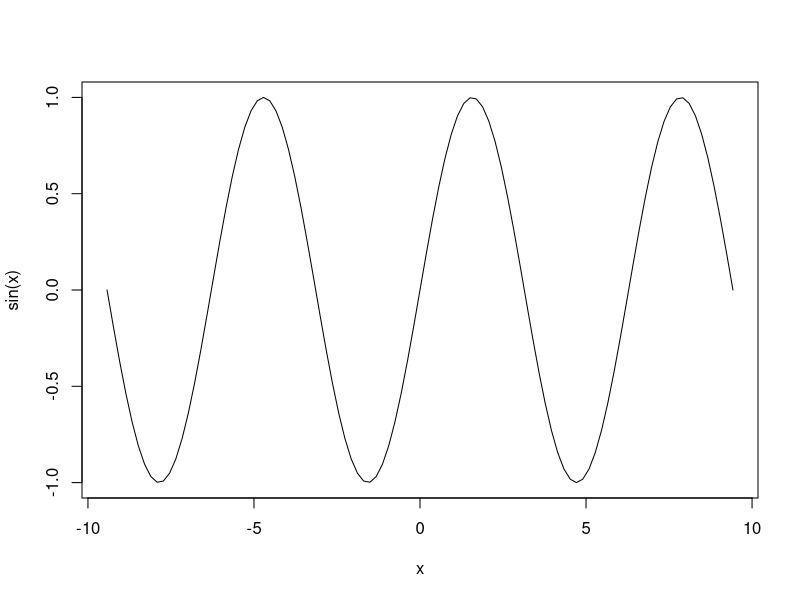
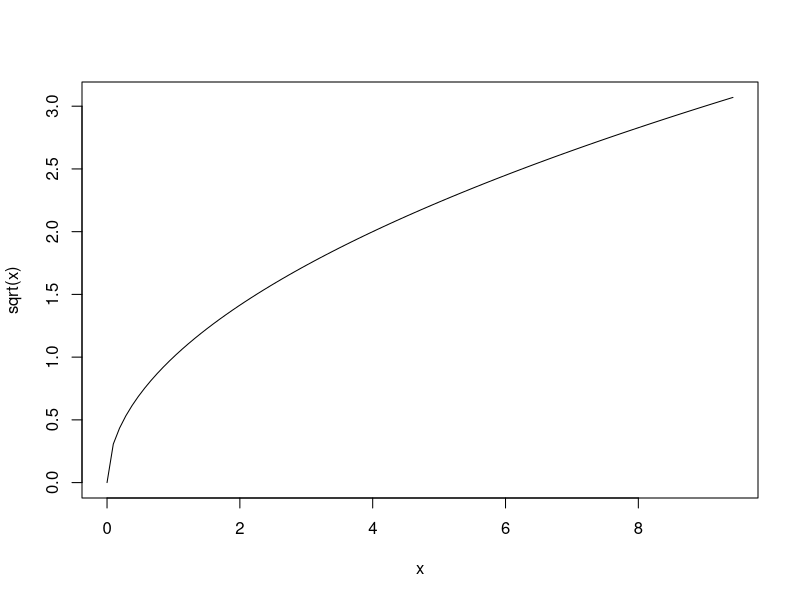
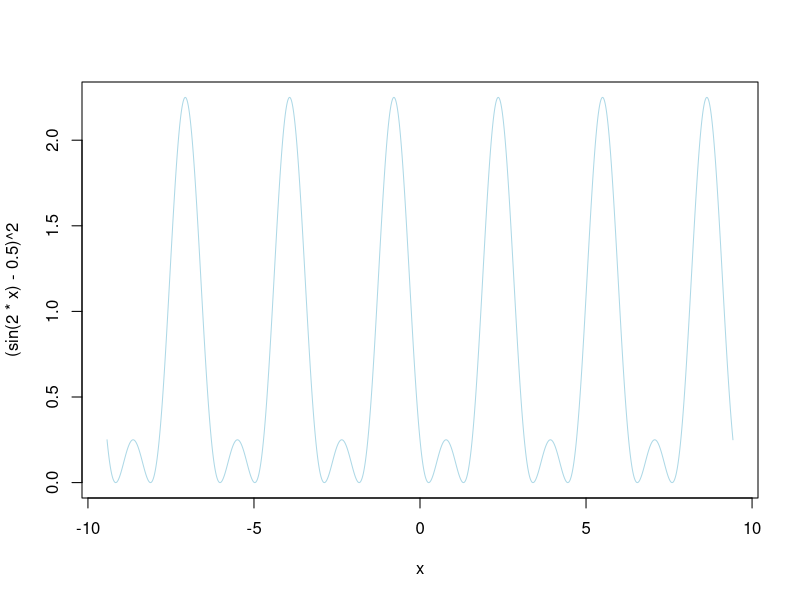
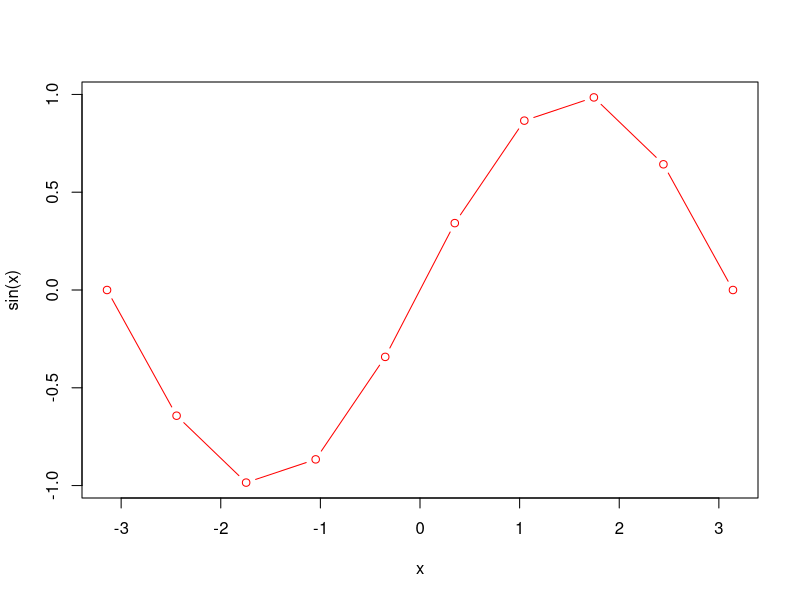

Here is the R script that generated these plots, in order:
## ---- chunk 1
library(ggplot2)
## ---- chunk 2

curve(sin,-3*pi,3*pi)
## ---- chunk 3

curve(sqrt,0,3*pi)
## ---- chunk 4

global_var<- 123
## ---- chunk 5
print(global_var)
## ---- chunk 6

curve((sin(2*x)-0.5)^2,-3*pi,3*pi
      ,n = 100100,col="light blue")

## ---- chunk 7
curve(sin,col="red", from=-pi,to=pi, n=10, type = "b")

## ---- chunk 8
m1 <- matrix(byrow = TRUE,
             c(11,12,13,
               21,22,23),nrow=2)
m1
